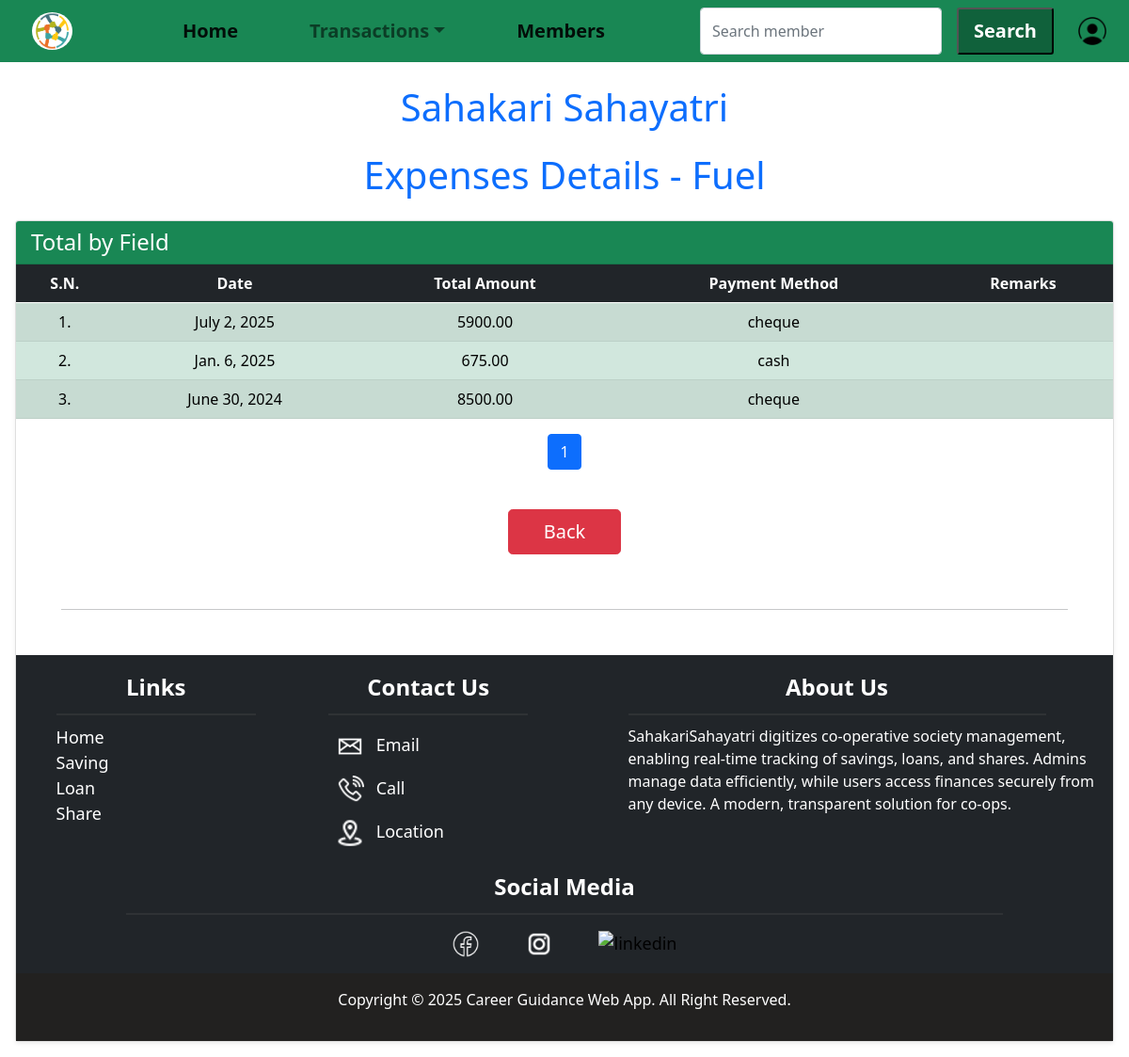
The app's page /expenses/details/fuel/ (signed in) with its own data.
### expenses/models.py (models this page shows, shortened)
class Expense(models.Model):
    date = models.DateField(default=timezone.now)
    category = models.CharField(max_length=30, choices=EXPENSE_CATEGORIES)
    payment_method = models.CharField(max_length=30, choices=PAYMENT_METHODS, default='cash')
    amount = models.DecimalField(max_digits=12, decimal_places=2)
    remarks = models.TextField(blank=True, null=True)
    class Meta:
        ordering = ['-date']

### expenses/views.py (the view)
# urls.py: path('details/<str:category>/', expenses.expenses_details, name='expenses_details'),
@login_required(login_url='loginpage')
def expenses_details(request, category):
    if request.user.is_superuser or request.user.is_staff:
        if category == "interest on saving":
            expenses_qs = YearlyInterest.objects.all().order_by('-date')
            expenses = []
            for exp in expenses_qs:
                prev = getattr(exp, 'previous_interest_amount', Decimal('0.00')) or Decimal('0.00')
                curr = getattr(exp, 'current_interest_amount', Decimal('0.00')) or Decimal('0.00')
                exp.total_interest = prev + curr
                expenses.append(exp)  # Append modified object
        else:
            category = category.lower()
            if category not in CATEGORY_TOTAL_FIELD_MAP:
                messages.error(request, "Invalid category specified.")
                return redirect('expenses_home')
            expenses = Expense.objects.filter(category=category).order_by('-date')
            if not expenses:
                messages.error(request, "No details found for this category.")
                return redirect('expenses_home')
        paginator = Paginator(expenses,10)
        page_number = request.GET.get('page')
        page_obj = paginator.get_page(page_number)
        context = {
            'expenses': expenses,
            'page_obj': page_obj,
            'category': CATEGORY_LABELS.get(category, category),
        }
        return render(request, 'expenses_details.html', context)
    else:
        messages.error(request, "You're not allowed to perform this task.")
        return redirect('home')

### expenses/templates/expenses_details.html (shortened to what this page needs)
{% extends "base.html" %}
{% load static %}
{% block content %}
  <h1 class="mb-4 text-center text-primary">Expenses Details - {{category}}</h1>
  <div class="card m-3 shadow-sm">
    <div class="card-header bg-success text-white">
      <h4 class="mb-0">Total by Field</h4>
    </div>
{% if category == "interest on saving" %}
    <div class="card-body p-0 table-responsive">
      <table class="table table-striped table-hover table-success text-center">
        <thead class="table-dark">
          <tr>
            <th>S.N.</th>
            <th>Date</th>
            <th>Member</th>
            <th>Amount</th>
            <th>Remarks</th>
          </tr>
        </thead>
        <tbody>
          {% for field in page_obj %}
            <tr>
              <td>{{ forloop.counter|add:page_obj.start_index|add:"-1" }}.</td>
              <td>{{ field.date }}</td>
              <td>
                {% if field.customer %}
                  {{ field.customer.name }}
                {% else %}
                  N/A
                {% endif %}
              </td>
              <td>
                {% if field.total_interest %}
                  {{ field.total_interest|floatformat:2 }}
                {% elif field.amount %}
                  {{ field.amount|floatformat:2 }}
                {% else %}
                  0.00
                {% endif %}
              </td>
              <td>{{ field.remarks }}</td>
            </tr>
          {% endfor %}
        </tbody>
      </table>
    </div>
    <nav aria-label="Page navigation">
            <ul class="pagination justify-content-center">
                {% if page_obj.has_previous %}
                    <li class="page-item">
                        <a class="page-link" href="?page=1">1</a>
                    </li>
                    <li class="page-item">
                        <a class="page-link" href="?page={{ page_obj.previous_page_number }}">&larr;</a>
                    </li>
                {% endif %}
                <li class="page-item active">
                    <span class="page-link">{{ page_obj.number }}</span>
                </li>
                {% if page_obj.has_next %}
                    <li class="page-item">
                        <a class="page-link" href="?page={{ page_obj.next_page_number }}">&rarr;</a>
                    </li>
                {% endif %}
                {% if page_obj.paginator.num_pages > 1 %}
                    <li class="page-item">
                        <a class="page-link" href="?page={{ page_obj.paginator.num_pages }}">{{ page_obj.paginator.num_pages }}</a>
                    </li>
                {% endif %}
            </ul>
        </nav>
  </div>
{% else %}
  <div class="card-body p-0 table-responsive">
      <table class="table table-striped table-hover table-success text-center">
        <thead class="table-dark">
          <tr>
            <th>S.N.</th>
            <th>Date</th>
            <th>Total Amount</th>
            <th>Payment Method</th>
            <th>Remarks</th>
          </tr>
        </thead>
        <tbody>
          {% for field in page_obj %}
            <tr>
                <td>{{ forloop.counter|add:page_obj.start_index|add:"-1" }}.</td>
                <td>{{ field.date }}</td>
                <td>{{ field.amount }}</td>
                <td>{{ field.payment_method }}</td>
                <td>{{ field.remarks }}</td>
            </tr>
          {% endfor %}
        </tbody>
      </table>
      <nav aria-label="Page navigation">
            <ul class="pagination justify-content-center">
                <li class="page-item active">
                    <span class="page-link">{{ page_obj.number }}</span>
                </li>
            </ul>
        </nav>
    </div>
{% endif %}
<div class="button-container"><a class="btn btn-lg btn-danger" href="{% url 'expenses_home' %}">Back</a></div>
{% endblock content %}

### static/css/style.css (style rules this page uses)
.card-body { text-align: center; }
.button-container { display: flex; justify-content: center; margin-top: 1rem; }
.button-container .btn { width: 10vw; text-decoration: none; color: #fff; font-weight: 500; margin: 10px; }
.card-body { display: flex; flex-direction: column; justify-content: space-between; padding: 1rem; color: #000; }
html { font-size: 16px; }
body { margin: 0; padding: 0; }

### records on screen
Expense: date "July 2, 2025", amount "5900.00", payment_method "cheque"
Expense: date "Jan. 6, 2025", amount "675.00", payment_method "cash"
Expense: date "June 30, 2024", amount "8500.00", payment_method "cheque"

### other values on screen
{{ category }} "Fuel"
{{ page_obj.number }} "1"
